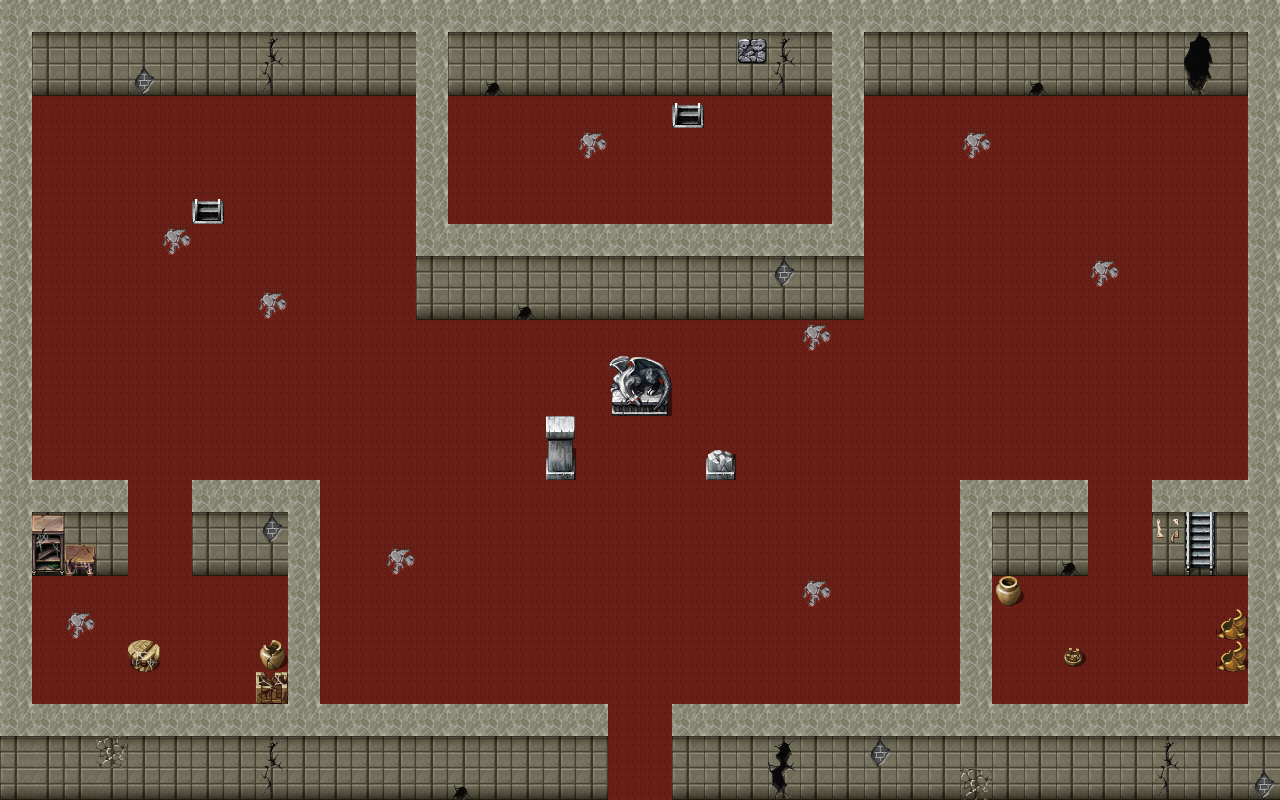

Below is a game level as drawn by its tile map, then a one-line description and the .tmx that defines it (tile-layer data replaced by summaries):
An orthogonal 40x25 tile map with 32x32 px tiles, 3 tile layers (Layer1, PlayerLayer, Layer3), 1 hidden layer not drawn.

<map version="1.0" orientation="orthogonal" width="40" height="25" tilewidth="32" tileheight="32">
 <tileset firstgid="1" name="TileSets" tilewidth="32" tileheight="32">
  <image source="../Tiles/TileSets.png" width="1024" height="2016" />
 </tileset>
 <layer name="Layer1" width="40" height="25">
  <data>[1000 cells, 1000 non-empty, 6 distinct tile ids]</data>
 </layer>
 <layer name="PlayerLayer" width="40" height="25">
  <data>[1000 cells, 53 non-empty, 28 distinct tile ids]</data>
 </layer>
 <layer name="Layer3" width="40" height="25">
  <data>[1000 cells, 3 non-empty, 3 distinct tile ids]</data>
 </layer>
 <layer name="CollisionLayer" width="40" height="25" visible="0">
  <data>[1000 cells, 179 non-empty, 1 distinct tile ids]</data>
 </layer>
</map>
